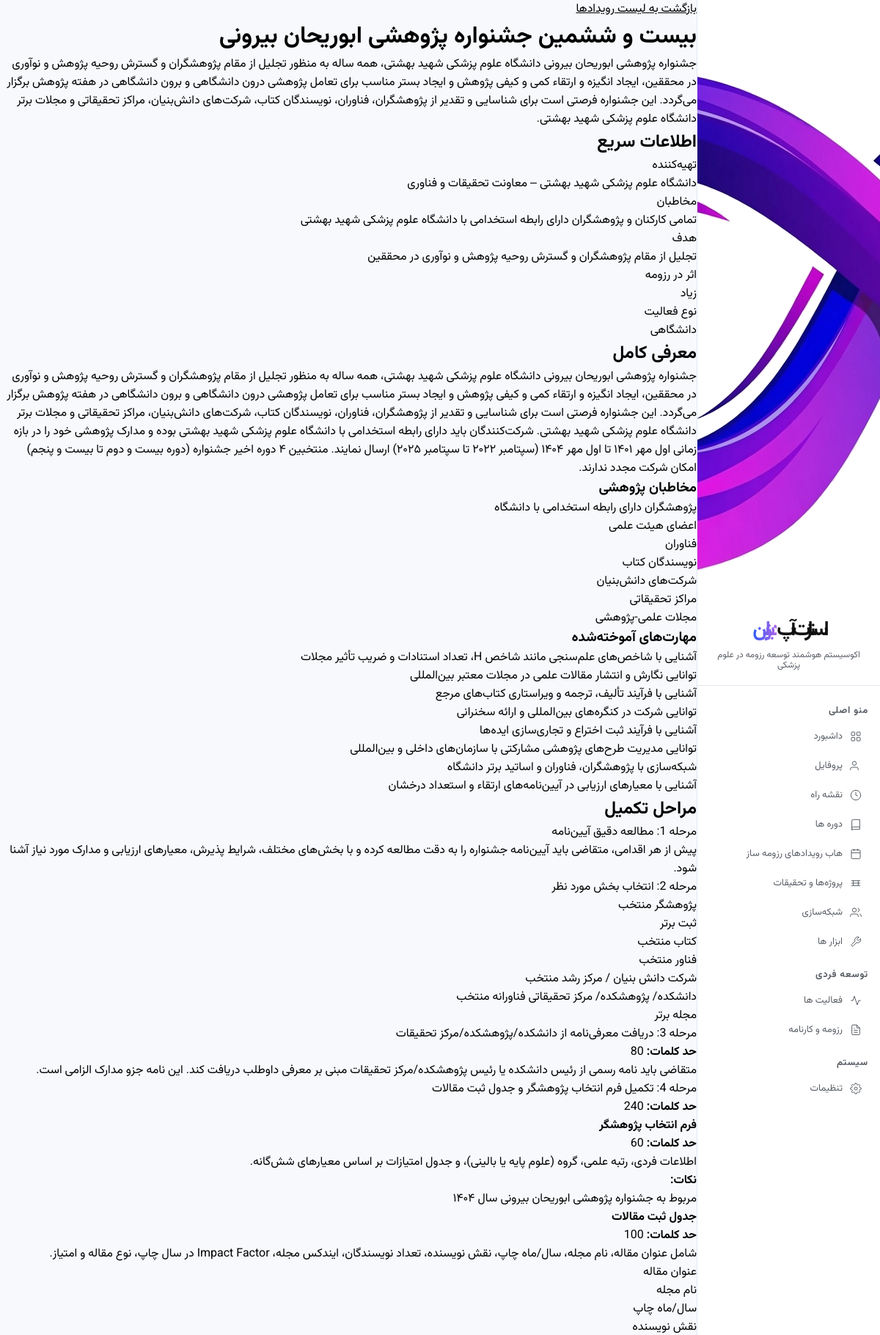
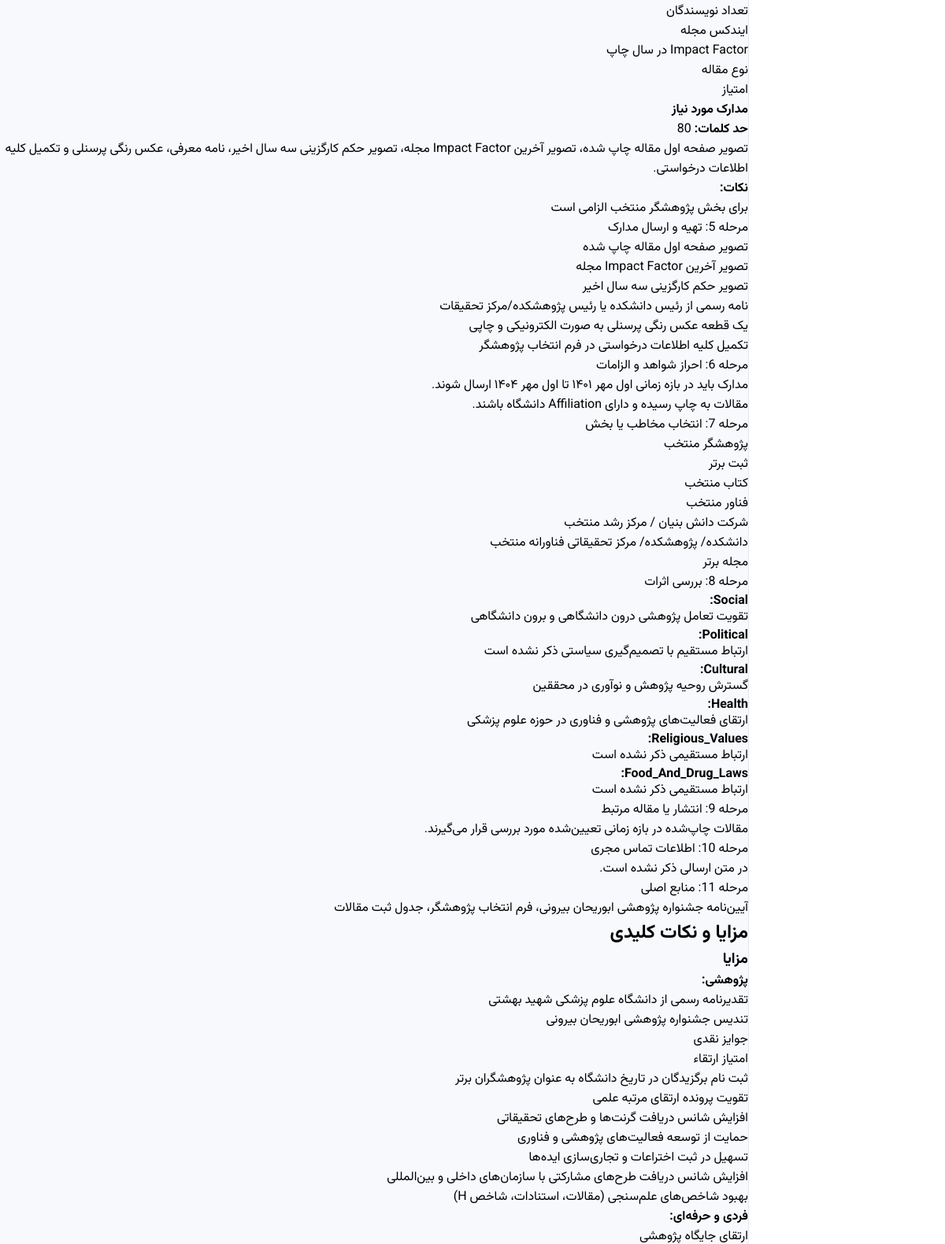
/events/booriyan-biruni-research-festival-26/ (signed in, upper part), run on the app's committed database (2 pictures, top to bottom).
### event_hub/models.py (models this page shows, shortened)
class Event(models.Model):
    title = models.CharField('عنوان رویداد', max_length=300)
    slug = models.SlugField('اسلاگ', unique=True)
    section = models.CharField('بخش', max_length=100, blank=True)
    short_description = models.TextField('توضیح کوتاه', blank=True)
    compiler = models.CharField('تهیه‌کننده', max_length=200, blank=True)
    audience = models.JSONField('مخاطبان', default=list, blank=True)
    goal = models.TextField('هدف', blank=True)
    resume_impact = models.CharField('اثر در رزومه', max_length=50, blank=True)
    activity_type = models.CharField('نوع فعالیت', max_length=200, blank=True)
    activity_level = models.CharField('سطح فعالیت', max_length=200, blank=True)
    difficulty = models.CharField('سطح دشواری', max_length=50, blank=True)
    main_advantage = models.TextField('مزیت اصلی', blank=True)
    suitable_for = models.TextField('مناسب برای', blank=True)
    required_time = models.CharField('زمان موردنیاز', max_length=200, blank=True)
    intro = models.TextField('معرفی کامل', blank=True)
    research_audiences = models.JSONField('مخاطبان پژوهشی', default=list, blank=True)
    skills_learned = models.JSONField('مهارت‌های آموخته‌شده', default=list, blank=True)
    completion_steps = models.JSONField('مراحل تکمیل', default=list, blank=True)
    terms_and_conditions = models.JSONField('شرایط و ضوابط', default=list, blank=True)
    benefits = models.JSONField('مزایا', default=dict, blank=True)
    common_mistakes = models.JSONField('اشتباهات رایج', default=list, blank=True)
    practical_recommendations = models.JSONField('توصیه‌های کاربردی', default=list, blank=True)
    similar_opportunities = models.JSONField('فرصت‌های مشابه', default=list, blank=True)
    inline_cta_buttons = models.JSONField('دکمه‌های میان‌خطی', default=list, blank=True)
    page_cta_buttons = models.JSONField('دکمه‌های صفحه', default=list, blank=True)
    created_at = models.DateTimeField(auto_now_add=True)
    updated_at = models.DateTimeField(auto_now=True)
    class Meta:
        verbose_name = 'رویداد'
        verbose_name_plural = 'رویدادها'
        ordering = ['title']

### event_hub/views.py (the view)
# urls.py: path('<slug:slug>/', views.event_detail, name='event_detail'),
def event_detail(request, slug):
    event = get_object_or_404(Event, slug=slug)
    return render(request, 'event_hub/event_detail.html', {'event': event})

### event_hub/templatetags/custom_filters.py (called while the page is built)
@register.filter
def is_list(value):
    return isinstance(value, list)

### templates/event_hub/event_detail.html (shortened to what this page needs)
{% extends 'base.html' %}
{% load static %}
{% load custom_filters %}
{% block content %}
    <main class="eh-page">
            <div class="eh-container">
                <a class="eh-back-detail" href="{% url 'event_hub:event_list' %}">بازگشت به لیست رویدادها</a>
                <h1 class="eh-title-detail">{{ event.title }}</h1>
                <p class="eh-subtitle-detail">{{ event.short_description }}</p>
            </div>
        <section class="eh-content">
            <div class="eh-container">
                <div class="eh-detail-layout">
                    <article class="eh-panel">
                        <h2 class="eh-section-title">اطلاعات سریع</h2>
                        <dl class="eh-dl">
                            <div><dt>تهیه‌کننده</dt><dd>{{ event.compiler }}</dd></div>
                            <div>
                                <dt>مخاطبان</dt>
                                <dd>
                                    {% if event.audience %}
                                        <ul class="eh-list">
                                            {% for item in event.audience %}
                                            <li>{{ item }}</li>
                                            {% endfor %}
                                        </ul>
                                    {% endif %}
                                </dd>
                            </div>
                            <div><dt>هدف</dt><dd>{{ event.goal }}</dd></div>
                            <div><dt>اثر در رزومه</dt><dd>{{ event.resume_impact }}</dd></div>
                            <div><dt>نوع فعالیت</dt><dd>{{ event.activity_type }}</dd></div>
                        </dl>
                    </article>
                    <article class="eh-panel">
                        <h2 class="eh-section-title">معرفی کامل</h2>
                        <p class="eh-text">{{ event.intro }}</p>
                        <h3 class="eh-subsection-title">مخاطبان پژوهشی</h3>
                        {% if event.research_audiences %}
                            <ul class="eh-list">
                                {% for item in event.research_audiences %}
                                <li>{{ item }}</li>
                                {% endfor %}
                            </ul>
                        {% endif %}
                        <h3 class="eh-subsection-title">مهارت‌های آموخته‌شده</h3>
                        {% if event.skills_learned %}
                            <ul class="eh-list">
                                {% for item in event.skills_learned %}
                                <li>{{ item }}</li>
                                {% endfor %}
                            </ul>
                        {% endif %}
                    </article>
                </div>
                <article class="eh-panel eh-panel-full">
                    <h2 class="eh-section-title">مراحل تکمیل</h2>
                    <div class="eh-steps">
                        {% for step in event.completion_steps %}
                        <div class="eh-step">
                            <div class="eh-step-head">مرحله {{ step.step }}: {{ step.title }}</div>
                            {% if step.word_limit %}
                                <p class="eh-text"><strong>حد کلمات:</strong> {{ step.word_limit }}</p>
                            {% endif %}
                            {% if step.description %}
                                {% if step.description|is_list %}
                                    <ul class="eh-list">
                                        {% for item in step.description %}
                                        <li>{{ item }}</li>
                                        {% endfor %}
                                    </ul>
                                {% else %}
                                    <p class="eh-text">{{ step.description }}</p>
                                {% endif %}
                            {% endif %}
                            {% if step.sections %}
                                <div class="eh-subsections">
                                    {% for section in step.sections %}
                                    <div class="eh-subsection">
                                        <h4>{{ section.title }}</h4>
                                        {% if section.word_limit %}
                                            <p class="eh-text"><strong>حد کلمات:</strong> {{ section.word_limit }}</p>
                                        {% endif %}
                                        <p class="eh-text">{{ section.description }}</p>
                                        {% if section.includes %}
                                            <ul class="eh-list">
                                                {% for item in section.includes %}
                                                <li>{{ item }}</li>
                                                {% endfor %}
                                            </ul>
                                        {% endif %}
                                        {% if section.notes %}
                                            <div class="eh-notes">
                                                <strong>نکات:</strong>
                                                <ul class="eh-list">
                                                    {% for note in section.notes %}
                                                    <li>{{ note }}</li>
                                                    {% endfor %}
                                                </ul>
                                            </div>
                                        {% endif %}
                                    </div>
                                    {% endfor %}
                                </div>
                            {% endif %}
                            {% if step.options %}
                                <ul class="eh-list">
                                    {% for option in step.options %}
                                    <li>{{ option }}</li>
                                    {% endfor %}
                                </ul>
                            {% endif %}
                            {% if step.implications %}
                                <div class="eh-implications">
                                    {% for key, value in step.implications.items %}
                                    <div class="eh-implication-item">
                                        <strong>{{ key|title }}:</strong>
                                        <p class="eh-text">{{ value }}</p>
                                    </div>
                                    {% endfor %}
                                </div>
                            {% endif %}
                        </div>
                        {% endfor %}
                    </div>
                </article>
                <article class="eh-panel eh-panel-full">
                    <h2 class="eh-section-title">مزایا و نکات کلیدی</h2>
                    <div class="eh-two-col">
                        <div>
                            <h3 class="eh-subsection-title">مزایا</h3>
                            {% if event.benefits %}
                                {% if event.benefits.research %}
                                <div class="eh-benefit-category">
                                    <strong>پژوهشی:</strong>
                                    <ul class="eh-list">
                                        {% for item in event.benefits.research %}
                                        <li>{{ item }}</li>
                                        {% endfor %}
                                    </ul>
                                </div>
                                {% endif %}
                                {% if event.benefits.personal_and_professional %}
                                <div class="eh-benefit-category">
                                    <strong>فردی و حرفه‌ای:</strong>
                                    <ul class="eh-list">
                                        {% for item in event.benefits.personal_and_professional %}
                                        <li>{{ item }}</li>
                                        {% endfor %}
                                    </ul>
                                </div>
                                {% endif %}
                            {% endif %}
                        </div>
                    </div>
                </article>
            </div>
        </section>
    </main>
{% endblock %}

### static/css/common.css (style rules this page uses)
*, *::before, *::after { box-sizing: border-box; margin: 0; padding: 0; }
html { scroll-behavior: smooth; }
:root { --gap: 26px; --gap-xs: calc(var(--gap) * 0.3); --gap-sm: calc(var(--gap) - 2px); --gap-smm: calc(var(--gap) - 6px); --gap-smmm: calc(var(--gap) - 12px); --gap-md: calc(var(--gap) * 0.75); --gap-lg: calc(var(--gap) + 2px); --gap-lgg: calc(var(--gap) + 6px); --gap-lggg: calc(var(--gap) + 12px); --gap-xl: calc(var(--gap) * 2); --gap-2xl: calc(var(--gap) * 3); --text: 8px; --text-xs: calc(var(--text) + 0px); --text-sm: calc(var(--text) + 1px); --text-base: calc(var(--text) + 2px); --text-lg: calc(var(--text) + 3px); --text-xl: calc(var(--text) + 4px); --text-2xl: calc(var(--text) + 5px); --text-3xl: calc(var(--text) + 7px); --text-4xl: calc(var(--text) + 9px); --text-5xl: calc(var(--text) + 11px); --text-6xl: calc(var(--text) + 15px); --text-7xl: calc(var(--text) + 20px); --bg-page: #eef0f5; --card: #ffffff; --card-soft: #f5f6fa; --line: #dbdada80; --bg: #F7F9FC; --white: #FFFFFF; --black: #111111; --paper: #f7f9fb; --ink: #20233F; --ink-900: #171b2e; --ink-700: #383d52; --ink-600: #5c6170; --ink-mid: #3a4a5a; --ink-400: #9498a6; --ink-200: #d7dae3; --ink-100: #eef0f5; --ink-muted: #8a9bac; --muted: #767b98; --text-1: #2D3748; --text-2: #3e4147; --text-muted: #595e66; --primary: #2f5cf5; --primary-ink: #1f3fc9; --primary-soft: #dee6ff; --primary-softer: #eef1ff; --primary-light: #EBF1FD; --primary-dark: var(--primary-ink); --primary-hover: var(--primary-ink); --accent: #7EC8C8; --accent-2: #00b89c; --accent-light: #E8F7F7; --blue: #3E63DD; --blue-soft: #7C93F5; --green: #1ea672; --green-soft: #dbf3ea; --red: #e0553f; --red-soft: #fbe2de; --red-deep: #B91C1C; --danger: #e84040; --amber: #c98a1e; --amber-soft: #faedd6; --purple: #ac63ea; --purple-deep: #5B21B6; --purple-soft: rgba(172, 99, 234, 0.12); --gold: #b8873a; --gold-soft: #f6ecda; --bg-1: #eef1ff; --bg-2: #f3eefc; --bg-card: var(--card); --card-bg: var(--card); --page-bg: var(--bg-page); --sidebar-bg: #FFFFFF; --border: #E2E8F0; --rule: #dde4ec; --radius: 10px; --radius-sm: 8px; --radius-card: 22px; --radius-lg: 26px; --radius-md: 16px; --sd-radius-lg: 20px; --sd-radius-md: 14px; --sd-radius-sm: 9px; --shadow-box: 0 2px 4px rgba(0, 0, 0, 0.05); --shadow-sm: 0 4px 10px rgba(20, 26, 46, .02); --shadow: 0 2px 8px rgba(91, 141, 239, 0.10); --shadow-md: 0 10px 30px rgba(20, 26, 46, .08); --shadow-card: 0 2px 12px rgba(47, 92, 245, .07), 0 1px 3px rgba(23, 27, 46, .06); --shadow-btn: 0 2px 8px rgba(47, 92, 245, .25); --shadow-elevated: 0 6px 24px rgba(47, 92, 245, .12), 0 2px 6px rgba(47, 92, 245, .06); --shadow-hover: 0 12px 32px rgba(47, 92, 245, .14); --shadow-lg: 0 20px 48px rgba(47, 92, 245, 0.14); --shadow-glow: 0 0 0 6px var(--primary-softer); --sd-shadow: 0 2px 12px rgba(47, 92, 245, .07); --sd-shadow-md: 0 4px 24px rgba(47, 92, 245, .11); --transition: 0.15s ease; --ease: cubic-bezier(.22, 1, .36, 1); --sd-primary: var(--primary); --sd-primary-soft: var(--primary-soft); --sd-green: var(--green); --sd-green-soft: var(--green-soft); --sd-amber: var(--amber); --sd-amber-soft: var(--amber-soft); --sd-red: var(--red); --sd-red-soft: var(--red-soft); --sd-ink-900: var(--ink-900); --sd-ink-600: var(--ink-600); --sd-ink-400: var(--ink-400); --sd-ink-200: var(--ink-200); --sd-bg: var(--bg-page); --sd-white: var(--card); }
body { background: var(--bg); color: var(--text); min-height: 100vh; display: flex; }
html, body, p, span, div, h1, td, h2, h3, h4, h5, h6, a, li, ul, ol, label, small, medium, strong, em, b, i, blockquote, q, cite, code, pre, button, input, textarea, select, option { font-family: "Vazirmatn", "Roboto", sans-serif; }
* { scrollbar-width: thin; scrollbar-color: var(--ink-200) transparent; box-sizing: border-box; }
a { color: inherit; }

### data on the page
Event: title "بیست و ششمین جشنواره پژوهشی ابوریحان بیرونی", short_description "جشنواره پژوهشی ابوریحان بیرونی دانشگاه علوم پزشکی شهید بهشتی، همه ساله به منظور تجلیل از مقام پژوهشگران و گسترش روحیه پژوهش و نوآوری در محققین، ایجاد انگیزه و ارتقاء کمی و کیفی پژوهش و ایجاد بستر مناسب برای تعامل پژوهشی درون دانشگاهی و برون دانشگاهی در هفته پژوهش برگزار می‌گردد. این جشنواره فرصتی است برای شناسایی و تقدیر از پژوهشگران، فناوران، نویسندگان کتاب، شرکت‌های دانش‌بنیان، مراکز تحقیقاتی و مجلات برتر دانشگاه علوم پزشکی شهید بهشتی.", compiler "دانشگاه علوم پزشکی شهید بهشتی – معاونت تحقیقات و فناوری", goal "تجلیل از مقام پژوهشگران و گسترش روحیه پژوهش و نوآوری در محققین", resume_impact "زیاد", activity_type "دانشگاهی", intro "جشنواره پژوهشی ابوریحان بیرونی دانشگاه علوم پزشکی شهید بهشتی، همه ساله به منظور تجلیل از مقام پژوهشگران و گسترش روحیه پژوهش و نوآوری در محققین، ایجاد انگیزه و ارتقاء کمی و کیفی پژوهش و ایجاد بستر مناسب برای تعامل پژوهشی درون دانشگاهی و برون دانشگاهی در هفته پژوهش برگزار می‌گردد. این جشنواره فرصتی است برای شناسایی و تقدیر از پژوهشگران، فناوران، نویسندگان کتاب، شرکت‌های دانش‌بنیان، مراکز تحقیقاتی و مجلات برتر دانشگاه علوم پزشکی شهید بهشتی. شرکت‌کنندگان باید دارای رابطه استخدامی با دانشگاه علوم پزشکی شهید بهشتی بوده و مدارک پژوهشی خود را در بازه زمانی اول مهر ۱۴۰۱ تا اول مهر ۱۴۰۴ (سپتامبر ۲۰۲۲ تا سپتامبر ۲۰۲۵) ارسال نمایند. منتخبین ۴ دوره اخیر جشنواره (دوره بیست و دوم تا بیست و پنجم) امکان…"

### other printed values
{{ item }} "تمامی کارکنان و پژوهشگران دارای رابطه استخدامی با دانشگاه علوم پزشکی شهید بهشتی"
{{ item }} "پژوهشگران دارای رابطه استخدامی با دانشگاه" "اعضای هیئت علمی" "فناوران" "نویسندگان کتاب" "شرکت‌های دانش‌بنیان" "مراکز تحقیقاتی" "مجلات علمی-پژوهشی"
{{ item }} "آشنایی با شاخص‌های علم‌سنجی مانند شاخص H، تعداد استنادات و ضریب تأثیر مجلات" "توانایی نگارش و انتشار مقالات علمی در مجلات معتبر بین‌المللی" "آشنایی با فرآیند تألیف، ترجمه و ویراستاری کتاب‌های مرجع" "توانایی شرکت در کنگره‌های بین‌المللی و ارائه سخنرانی" "آشنایی با فرآیند ثبت اختراع و تجاری‌سازی ایده‌ها" "توانایی مدیریت طرح‌های پژوهشی مشارکتی با سازمان‌های داخلی و بین‌المللی" "شبکه‌سازی با پژوهشگران، فناوران و اساتید برتر دانشگاه" "آشنایی با معیارهای ارزیابی در آیین‌نامه‌های ارتقاء و استعداد درخشان"
{{ step.step }} "1" "2" "3" "4" "5" "6" "7" "8" "9" "10" "11"
{{ step.title }} "مطالعه دقیق آیین‌نامه" "انتخاب بخش مورد نظر" "دریافت معرفی‌نامه از دانشکده/پژوهشکده/مرکز تحقیقات" "تکمیل فرم انتخاب پژوهشگر و جدول ثبت مقالات" "تهیه و ارسال مدارک" "احراز شواهد و الزامات" "انتخاب مخاطب یا بخش" "بررسی اثرات" "انتشار یا مقاله مرتبط" "اطلاعات تماس مجری" "منابع اصلی"
{{ item }} "پیش از هر اقدامی، متقاضی باید آیین‌نامه جشنواره را به دقت مطالعه کرده و با بخش‌های مختلف، شرایط پذیرش، معیارهای ارزیابی و مدارک مورد نیاز آشنا شود." "پژوهشگر منتخب" "ثبت برتر" "کتاب منتخب" "فناور منتخب" "شرکت دانش بنیان / مرکز رشد منتخب" "دانشکده/ پژوهشکده/ مرکز تحقیقاتی فناورانه منتخب" "مجله برتر" "تصویر صفحه اول مقاله چاپ شده" "تصویر آخرین Impact Factor مجله" "تصویر حکم کارگزینی سه سال اخیر" "نامه رسمی از رئیس دانشکده یا رئیس پژوهشکده/مرکز تحقیقات" "یک قطعه عکس رنگی پرسنلی به صورت الکترونیکی و چاپی" "تکمیل کلیه اطلاعات درخواستی در فرم انتخاب پژوهشگر" "مدارک باید در بازه زمانی اول مهر ۱۴۰۱ تا اول مهر ۱۴۰۴ ارسال شوند." "مقالات به چاپ رسیده و دارای Affiliation دانشگاه باشند."
{{ step.word_limit }} "80" "240"
{{ step.description }} "متقاضی باید نامه رسمی از رئیس دانشکده یا رئیس پژوهشکده/مرکز تحقیقات مبنی بر معرفی داوطلب دریافت کند. این نامه جزو مدارک الزامی است." "مقالات چاپ‌شده در بازه زمانی تعیین‌شده مورد بررسی قرار می‌گیرند." "در متن ارسالی ذکر نشده است." "آیین‌نامه جشنواره پژوهشی ابوریحان بیرونی، فرم انتخاب پژوهشگر، جدول ثبت مقالات"
{{ section.title }} "فرم انتخاب پژوهشگر" "جدول ثبت مقالات" "مدارک مورد نیاز"
{{ section.word_limit }} "60" "100" "80"
{{ section.description }} "اطلاعات فردی، رتبه علمی، گروه (علوم پایه یا بالینی)، و جدول امتیازات بر اساس معیارهای شش‌گانه." "شامل عنوان مقاله، نام مجله، سال/ماه چاپ، نقش نویسنده، تعداد نویسندگان، ایندکس مجله، Impact Factor در سال چاپ، نوع مقاله و امتیاز." "تصویر صفحه اول مقاله چاپ شده، تصویر آخرین Impact Factor مجله، تصویر حکم کارگزینی سه سال اخیر، نامه معرفی، عکس رنگی پرسنلی و تکمیل کلیه اطلاعات درخواستی."
{{ note }} "مربوط به جشنواره پژوهشی ابوریحان بیرونی سال ۱۴۰۴" "برای بخش پژوهشگر منتخب الزامی است"
{{ item }} "عنوان مقاله" "نام مجله" "سال/ماه چاپ" "نقش نویسنده" "تعداد نویسندگان" "ایندکس مجله" "Impact Factor در سال چاپ" "نوع مقاله" "امتیاز"
{{ option }} "پژوهشگر منتخب" "ثبت برتر" "کتاب منتخب" "فناور منتخب" "شرکت دانش بنیان / مرکز رشد منتخب" "دانشکده/ پژوهشکده/ مرکز تحقیقاتی فناورانه منتخب" "مجله برتر"
{{ key|title }} "Social" "Political" "Cultural" "Health" "Religious_Values" "Food_And_Drug_Laws"
